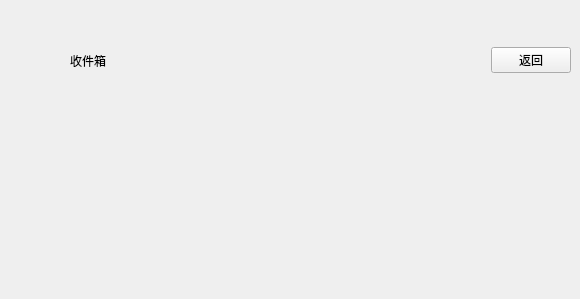
           <widget class="QWidget" name="receivelist">
            <widget class="QWidget" name="rebts" native="true">
             <property name="geometry">
              <rect>
               <x>70</x>
               <y>30</y>
               <width>501</width>
               <height>61</height>
              </rect>
             </property>
             <layout class="QHBoxLayout" name="horizontalLayout_21">
              <item>
               <widget class="QLabel" name="label">
                <property name="text">
                 <string>收件箱</string>
                </property>
               </widget>
              </item>
              <item>
               <spacer name="horizontalSpacer_17">
                <property name="orientation">
                 <enum>Qt::Horizontal</enum>
                </property>
                <property name="sizeHint" stdset="0">
                 <size>
                  <width>40</width>
                  <height>20</height>
                 </size>
                </property>
               </spacer>
              </item>
              <item>
               <widget class="QPushButton" name="re2">
                <property name="text">
                 <string>返回</string>
                </property>
               </widget>
              </item>
             </layout>
            </widget>
            <widget class="QWidget" name="reshow" native="true">
             <property name="geometry">
              <rect>
               <x>250</x>
               <y>210</y>
               <width>120</width>
               <height>80</height>
              </rect>
             </property>
            </widget>
           </widget>
